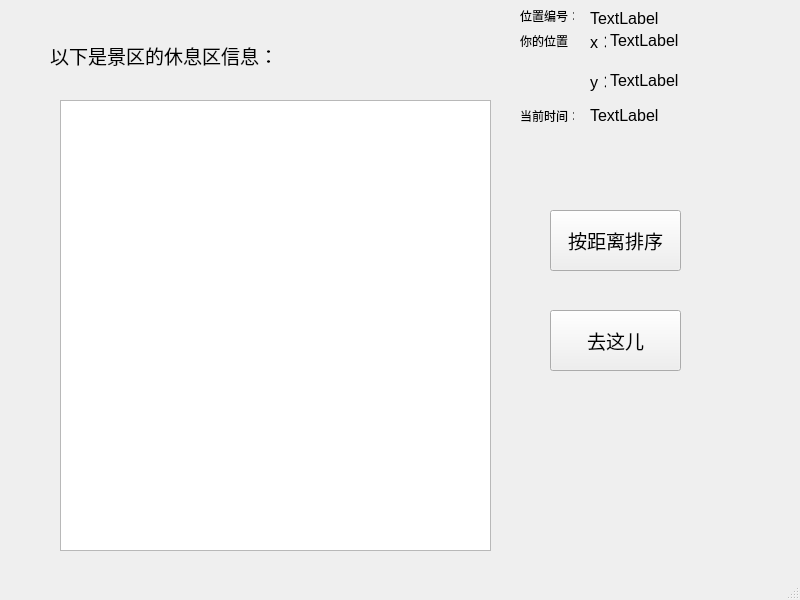
<?xml version="1.0" encoding="UTF-8"?>
<ui version="4.0">
 <class>Rest</class>
 <widget class="QMainWindow" name="Rest">
  <property name="geometry">
   <rect>
    <x>0</x>
    <y>0</y>
    <width>800</width>
    <height>600</height>
   </rect>
  </property>
  <property name="windowTitle">
   <string>MainWindow</string>
  </property>
  <widget class="QWidget" name="centralwidget">
   <widget class="QLabel" name="label">
    <property name="geometry">
     <rect>
      <x>50</x>
      <y>10</y>
      <width>241</width>
      <height>91</height>
     </rect>
    </property>
    <property name="font">
     <font>
      <family>Arial</family>
      <pointsize>14</pointsize>
     </font>
    </property>
    <property name="text">
     <string>以下是景区的休息区信息：</string>
    </property>
   </widget>
   <widget class="QPushButton" name="go">
    <property name="geometry">
     <rect>
      <x>550</x>
      <y>310</y>
      <width>131</width>
      <height>61</height>
     </rect>
    </property>
    <property name="font">
     <font>
      <family>Arial</family>
      <pointsize>14</pointsize>
     </font>
    </property>
    <property name="text">
     <string>去这儿</string>
    </property>
   </widget>
   <widget class="QPushButton" name="sort_len">
    <property name="geometry">
     <rect>
      <x>550</x>
      <y>210</y>
      <width>131</width>
      <height>61</height>
     </rect>
    </property>
    <property name="font">
     <font>
      <family>Arial</family>
      <pointsize>14</pointsize>
     </font>
    </property>
    <property name="text">
     <string>按距离排序</string>
    </property>
   </widget>
   <widget class="QListWidget" name="rest">
    <property name="geometry">
     <rect>
      <x>60</x>
      <y>100</y>
      <width>431</width>
      <height>451</height>
     </rect>
    </property>
   </widget>
   <widget class="QLabel" name="label_2">
    <property name="geometry">
     <rect>
      <x>520</x>
      <y>30</y>
      <width>51</width>
      <height>21</height>
     </rect>
    </property>
    <property name="text">
     <string>你的位置：</string>
    </property>
   </widget>
   <widget class="QLabel" name="label_3">
    <property name="geometry">
     <rect>
      <x>590</x>
      <y>30</y>
      <width>16</width>
      <height>21</height>
     </rect>
    </property>
    <property name="font">
     <font>
      <family>Arial</family>
      <pointsize>12</pointsize>
     </font>
    </property>
    <property name="text">
     <string>x：</string>
    </property>
   </widget>
   <widget class="QLabel" name="label_5">
    <property name="geometry">
     <rect>
      <x>610</x>
      <y>30</y>
      <width>101</width>
      <height>21</height>
     </rect>
    </property>
    <property name="font">
     <font>
      <family>Arial</family>
      <pointsize>12</pointsize>
     </font>
    </property>
    <property name="text">
     <string>TextLabel</string>
    </property>
   </widget>
   <widget class="QLabel" name="label_7">
    <property name="geometry">
     <rect>
      <x>520</x>
      <y>110</y>
      <width>54</width>
      <height>12</height>
     </rect>
    </property>
    <property name="text">
     <string>当前时间：</string>
    </property>
   </widget>
   <widget class="QLabel" name="label_8">
    <property name="geometry">
     <rect>
      <x>590</x>
      <y>100</y>
      <width>111</width>
      <height>31</height>
     </rect>
    </property>
    <property name="font">
     <font>
      <family>Arial</family>
      <pointsize>12</pointsize>
     </font>
    </property>
    <property name="text">
     <string>TextLabel</string>
    </property>
   </widget>
   <widget class="QLabel" name="label_4">
    <property name="geometry">
     <rect>
      <x>590</x>
      <y>60</y>
      <width>16</width>
      <height>41</height>
     </rect>
    </property>
    <property name="font">
     <font>
      <family>Arial</family>
      <pointsize>12</pointsize>
     </font>
    </property>
    <property name="text">
     <string>y：</string>
    </property>
   </widget>
   <widget class="QLabel" name="label_6">
    <property name="geometry">
     <rect>
      <x>610</x>
      <y>70</y>
      <width>81</width>
      <height>21</height>
     </rect>
    </property>
    <property name="font">
     <font>
      <family>Arial</family>
      <pointsize>12</pointsize>
     </font>
    </property>
    <property name="text">
     <string>TextLabel</string>
    </property>
   </widget>
   <widget class="QLabel" name="label_9">
    <property name="geometry">
     <rect>
      <x>520</x>
      <y>10</y>
      <width>54</width>
      <height>12</height>
     </rect>
    </property>
    <property name="text">
     <string>位置编号：</string>
    </property>
   </widget>
   <widget class="QLabel" name="label_10">
    <property name="geometry">
     <rect>
      <x>590</x>
      <y>10</y>
      <width>81</width>
      <height>16</height>
     </rect>
    </property>
    <property name="font">
     <font>
      <family>Arial</family>
      <pointsize>12</pointsize>
     </font>
    </property>
    <property name="text">
     <string>TextLabel</string>
    </property>
   </widget>
  </widget>
  <widget class="QMenuBar" name="menubar">
   <property name="geometry">
    <rect>
     <x>0</x>
     <y>0</y>
     <width>800</width>
     <height>23</height>
    </rect>
   </property>
  </widget>
  <widget class="QStatusBar" name="statusbar"/>
 </widget>
 <resources/>
 <connections/>
</ui>
